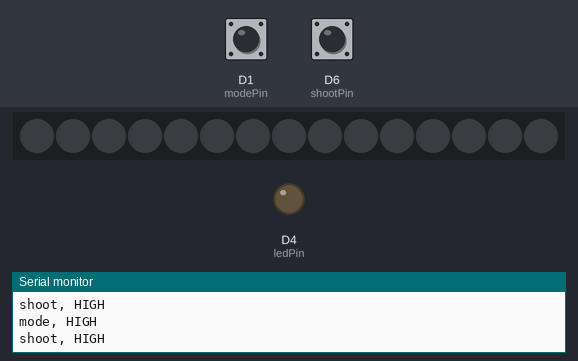
A sketch run on a simulated ESP8266 (NodeMCU). On the bench: 15 RGB LEDs in strip order, left to right, output pins drawn as LEDs (lit = HIGH), the last lines printed to the serial monitor. The inputs (shaded band) are chosen by the test bench; at power-on: D6 (shootPin) HIGH, D1 (modePin) HIGH. Dim RGB values are drawn brighter than linear.

Above: at 2.2 s.
2.3 s: D6 (shootPin) pulled LOW for 0.35 s
At 3.3 s:
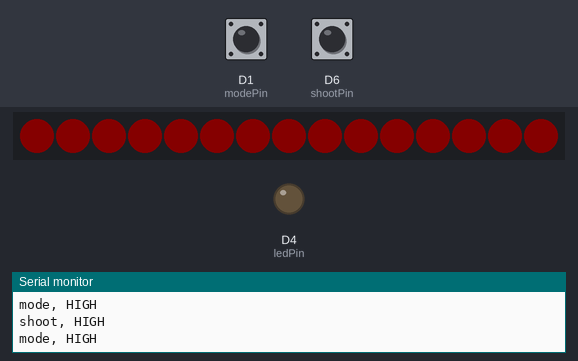
5.5 s: D1 (modePin) pulled LOW for 3.2 s
At 6.26 s:
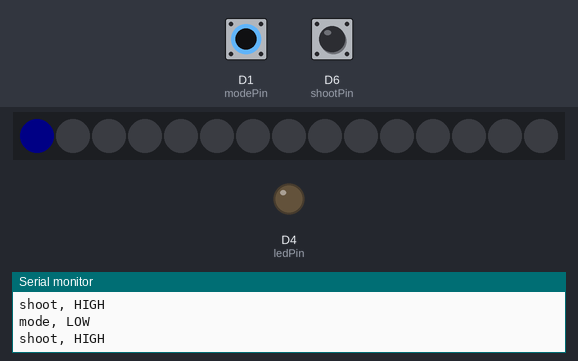
10.2 s: D6 (shootPin) pulled LOW for 1 s
At 11.2 s:
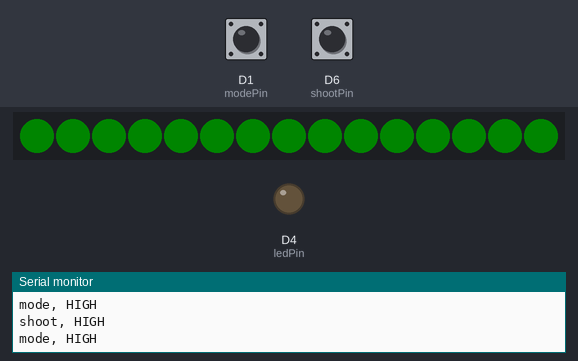
13.2 s: D6 (shootPin) pulled LOW for 3.2 s
At 13.36 s:
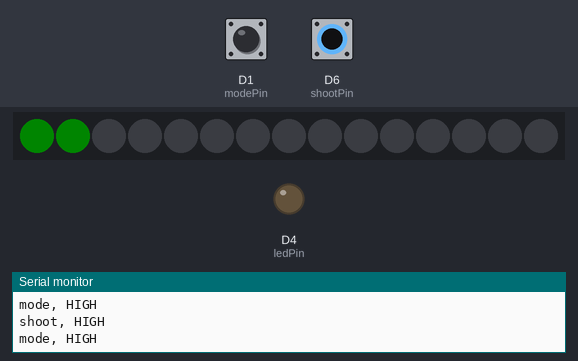
19.0 s: D1 (modePin) pulled LOW for 0.35 s
At 19.6 s:
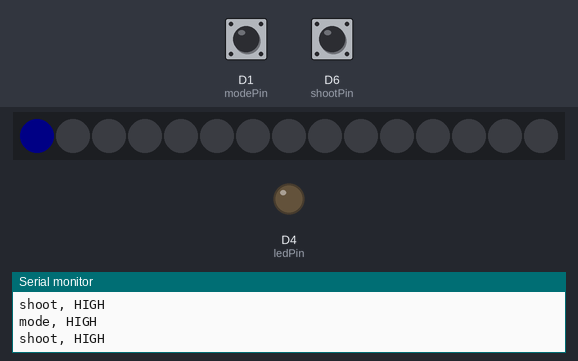
20.8 s: D6 (shootPin) pulled LOW for 0.35 s
At 22.1 s:
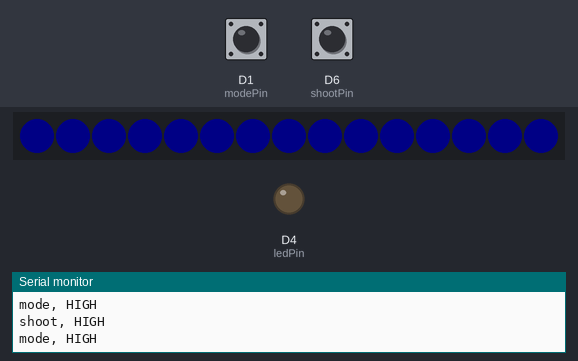
Timing chart, 0 to 23.8 s (numbered marks = the images above; inputs shaded):
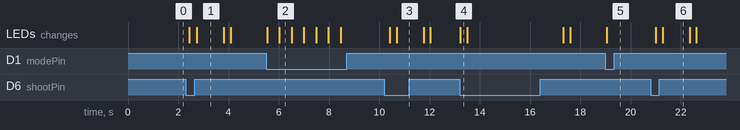

The sketch:

wand.ino
```cpp
#include <Adafruit_NeoPixel.h>
#include <IRremoteESP8266.h>
#include <IRsend.h>

IRsend irsend(D2);  // An IR LED is controlled by GPIO pin 4 (D2)

// NodeMCU D3 pin, for connecting to LED strip
#define stripPin            D3

// How many NeoPixels are attached to the Arduino?
#define NUMPIXELS      15

Adafruit_NeoPixel pixels = Adafruit_NeoPixel(NUMPIXELS, stripPin, NEO_GRB + NEO_KHZ800);
int delayval = 1000;


// color array
uint32_t colors[3];
const int modePin = D1;
const int shootPin = D6;
int counter = 0;
int currentMode = 0;

// IR code array
unsigned long ircodes[3];


// onboard LED, for testing
const int ledPin =  D4;


void setup() {
  Serial.begin(9600);
  pinMode(ledPin, OUTPUT);

  pixels.begin();
  pixels.setBrightness(32);

  pinMode(modePin, INPUT_PULLUP);
  pinMode(shootPin, INPUT_PULLUP);
  pinMode(stripPin, OUTPUT);

  delay(delayval);

  // spell color
  colors[0] = pixels.Color(64,0,0);
  colors[1] = pixels.Color(0,64,0);
  colors[2] = pixels.Color(0,0,64);

  // spell IR code
  ircodes[0] = 0xa90;
  ircodes[1] = 0xb61;
  ircodes[2] = 0xc51;

  irsend.begin();

}

void loop() {
  int modeRead = digitalRead(modePin);
  if( modeRead == LOW ) {
      counter++;
      currentMode = counter % 3;  // 0, 1, 2

      pixels.setPixelColor(0, colors[currentMode] );
      pixels.show();

      delay(200);
      Serial.println("mode, LOW");
  }
  else {
      Serial.println("mode, HIGH");
  }

  int shootRead = digitalRead(shootPin);
  if( shootRead == LOW ) {
    charge(currentMode);
    Serial.println("shoot, LOW");
    digitalWrite(ledPin, LOW);
  }
  else {
    Serial.println("shoot, HIGH");
    discharge();
  }

}


void charge(int modeCnt) {

    int numPixel = pixels.numPixels();

    for(int i=0; i < numPixel; i++) {
      pixels.setPixelColor(i, colors[modeCnt] );
      pixels.show();
      delay(20);
    }

    irsend.sendSony(ircodes[modeCnt], 12, 2);

    delay(delayval);
}

void discharge() {
    uint32_t color = pixels.Color(0,0,0);

    int numPixel = pixels.numPixels();
    for(int i=1; i < numPixel; i++) {
      pixels.setPixelColor(i, color );
      pixels.show();
      delay(20);
    }

}
```

Measured:
- after the input at 2.3 s, the LEDs: first change after 0.14 s (image 1 shows a later state)
- after the input at 5.5 s, the LEDs: first change at once (image 2 shows a later state)
- after the input at 10.2 s, the LEDs: first change after 0.21 s (image 3 shows a later state)
- after the input at 13.2 s, the LEDs: change at once (image 4)
- after the input at 19.0 s, the LEDs: change after 0.05 s (image 5)
- after the input at 20.8 s, the LEDs: first change after 0.20 s (image 6 shows a later state)
